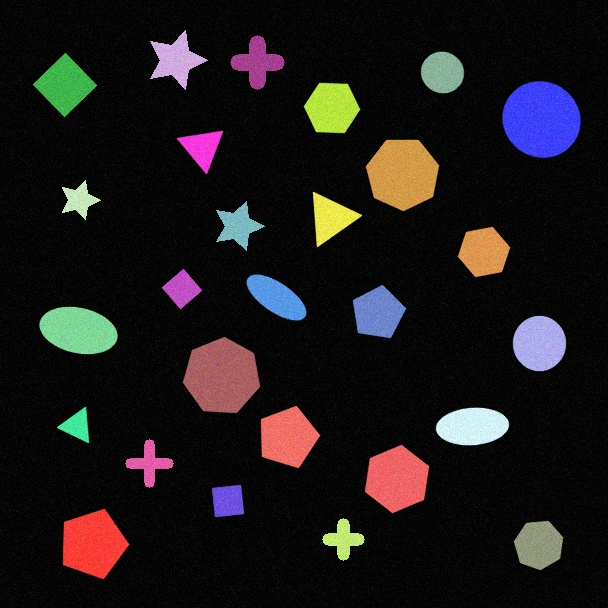
#> input picture Exam2-2023.1/image/00004.jpg, 608 x 608 px, found by its file name
$ jupyter execute 00.index.ipynb   (shell and % lines are left out)
#> lines starting #> are read from the running program, lines starting #| are printed output that depends on the picture; after the words box and inside, x2 and y2 are one past the last pixel; in counts of white or black regions, pixels touching at a corner belong together
### morph.py

"""
Copyright 2014 by Francisco de Assis Zampirolli from UFABC
License MIT
https://github.com/fzampirolli/morph
25 January 2024
"""
import matplotlib.pyplot as plt, numpy as np, cv2, requests, sys, subprocess
from PIL import Image
from skimage import io
class mm(object):
  """ A helper class for image processing tasks. """

  IN_COLAB = 'google.colab' in sys.modules #### INICIALIZATION ####
  count_Images = 0

  def __init__(self):
    pass

  @staticmethod
  def install(packages=['matplotlib','numpy','opencv-python']):
    """This function will install the packages
    input: <packages> list of packages.
    Examples: mm.install(['matplotlib', 'scikit-image']) """
    for package in packages:
        subprocess.check_call([sys.executable, "-m", "pip", "install", package])

  #### IMAGE UTILITIES: CREATE, DRAW, CHECK ####

  @staticmethod
  def read(file):
    """ Reads an image from a local file path or URL.
    input: <str> File path or URL (full or 'id=keyGoogleDrive').
    output: the read image.
    Examples:
    img_local  = mm.read('image.png')
    img_url    = mm.read('https://example.com/image.jpg')
    img_gdrive = mm.read('id=keyGoogleDrive')"""
    if file.startswith(('http', 'id=')):
        url, pre = '', 'https://drive.google.com/file/d/'
        if pre in file:
            url = 'https://drive.google.com/uc?export=view&id='
            url += file[len(pre):].split('/')[0]
        elif file.startswith('id='):
            url = 'https://drive.google.com/uc?export=view&id=' + file[3:]
        else:
            url = file
        return io.imread(url)
    else:
        return cv2.imread(file)

  # [16 lines left out: function color, not called in this run]

  @staticmethod
  def gray(img):
    """ Converts a color image to grayscale.
    input: <numpy.ndarray> Input color image.
    output: grayscale image.
    Examples:
    img = mm.read('image.png')
    img_gray = mm.gray(img) """
    if len(img.shape) == 3 and img.shape[2] == 4:
        return cv2.cvtColor(img, cv2.COLOR_BGRA2GRAY)
    else:
        return cv2.cvtColor(img, cv2.COLOR_RGB2GRAY)

  @staticmethod
  def threshold(img, limiar=0):
    """ Thresholds an input image by a threshold value or using Otsu's method.
    input: <numpy.ndarray> Input image to be thresholded.
    output: <numpy.ndarray> Thresholded image.
    Examples:
    img = mm.read('image.png')
    th = mm.threshold(img) """
    if limiar == 0:
        value, th = cv2.threshold(img, 0, 255, cv2.THRESH_BINARY + cv2.THRESH_OTSU)
    else:
        value, th = cv2.threshold(img, limiar, 255, cv2.THRESH_BINARY)
    return th

  @staticmethod
  def show(*args):
    """ This function will draw images f
    input: <*args> set of images f_i, where i>0 is binary image
    output: image drawing
    Example:
    f1, f2 = np.zeros((100, 100,3)),  np.zeros((100, 100))
    f2[50:60, 50:60] = 1
    mm.show(f1, f2)"""
    colors = [[255, 0, 0], [0, 255, 0], [0, 0, 255], [255, 0, 255], [0, 255, 255],
     [255, 255, 0], [255, 50, 50], [50, 255, 50]] # red, green, blue, cyan, ...
    f = args[0].copy()
    for i in range(1,len(args)):
        if i >= len(colors):
            break
        f[args[i] > 0] = colors[i-1]
    _ = plt.imshow(f, "gray")
    if not mm.IN_COLAB:
        plt.savefig('fig_' + str(mm.count_Images).zfill(4) + '.png')
        mm.count_Images += 1

  # [323 lines left out: functions readImg, readImg2, randomImage, drawImage, drawImagePlt, drawImageKernel and 12 more, not called in this run]

  #### BASIC MORPHOLOGICAL OPERATORS ####

  @staticmethod
  def ero(f,Bc=np.zeros((3,3),dtype= 'uint8')):
      """This function will create an erosion of f by Bc
      input:
       - f: input image
       - Bc: structuring element
      output:
       - y: result of filter
      """
      try:
        return cv2.erode(f,Bc)
      except: # with weight in Bc
        return mm.ero1(f,Bc)

  # [13 lines left out: function dil, not called in this run]

  @staticmethod
  def ero0(f,Bc=np.zeros((3,3),dtype= 'uint8')):
      """This function will create an erosion of f by Bc
      input:
       - f: input image
       - Bc: structuring element
      output:
       - y: result of filter
      """
      H,W = f.shape
      Bh, Bw = Bc.shape
      g = f.copy() # nas listas, as vezes eu uso assim

      # para varrer imagem na ordem raster
      for y in range(H): # para cada linha y
        for x in range(W): # para cada coluna x

          # para cada vizinho de (x,y)
          for by in range(Bh):
            for bx in range(Bw):
              viz_y = int(y + by - Bh/2 + 0.5)
              viz_x = int(x + bx - Bw/2 + 0.5)

              # verificar o domínion da image
              if  Bc[by,bx] and 0 <= viz_y < H and 0 <= viz_x < W:

                # para calcular o mínino dos vizinhos
                if g[y,x] > f[viz_y,viz_x]:
                  g[y,x] = f[viz_y,viz_x]
      return g

  # [284 lines left out: functions dil0, ero1, dil1, correlacao0, gradm, cero and 6 more, not called in this run]

  @staticmethod
  def openth(f,b=np.zeros((3,3),dtype= 'uint8')):
      return mm.subm(f,cv2.morphologyEx(f, cv2.MORPH_OPEN, b))

  @staticmethod
  def openth1(f,b=np.zeros((3,3),dtype= 'uint8')):
    return mm.subm(f, mm.dil1(mm.ero1(f,b),b) )

  @staticmethod
  def closeth(f,b=np.zeros((3,3),dtype= 'uint8')):
      return mm.subm(cv2.morphologyEx(f, cv2.MORPH_CLOSE, b),f)

  @staticmethod
  def closerecth(f,b=np.zeros((3,3),dtype= 'uint8')):
      return mm.subm(cv2.morphologyEx(f, cv2.MORPH_CLOSE, b),f)

  @staticmethod
  def open(f,b=np.zeros((3,3),dtype= 'uint8')):
      return cv2.morphologyEx(f, cv2.MORPH_OPEN, b)

  @staticmethod
  def close(f,b=np.zeros((3,3),dtype= 'uint8')):
      return cv2.morphologyEx(f, cv2.MORPH_CLOSE, b)

  # [283 lines left out: functions water0, waterB, watershed, regmax, regmin, blob and 1 more, not called in this run]

  def intersec(f1,f2):
    return np.minimum(f1,f2)

  # [264 lines left out: functions toggle, label, label0, dist, dist1, gdist and 10 more, not called in this run]

'''
O problema na questão do esqueleto da lista3:

Implementei duas versões no final do arquivo morph.py

O problema surgiu pois considerei implementações da sugestão que está na lista.

O ideal é considerar pesos nos vizinhos! Não temos controle sobre esses pesos e na origem do kernel nas implementações do OpenCV.

Neste arquivo morph.py estão quase todas as implementações necessárias para fazer as listas, basta saber utiliza corretamente os métodos de entrada e de processamento.

Padronizei esse arquivo com:
 * mm.operacao0, para tratar erosão e dilatação sem pesos nos vizinhos, porém somente valores > 0
 * mm.operacao1, tem pesos nos vizinhos. Exemplos
 * mm.operacao, implementação do opencv - pois são mais rápidas para serem aplicadas na segunda parte do curso: Visão Computacional.

mm.ero0
mm.ero1
mm.ero
'''

### 00.index.ipynb
# The morph.py library was used in the last two courses at UFABC:

## Processamento Digital de Imagens - PDI - 2023.1
## Visão Computacional e Processamento Imagens - VCPI - 2022.1

# Refs:

* [livro](https://www.amazon.com.br/Hands-Morphological-Processing-Edward-Dougherty/dp/081944720X) - Dougherty and Lotufo (2003)
* https://github.com/robertoalotufo/ia870
* https://github.com/robertoalotufo/ia898
* https://github.com/robertoalotufo/ia870p3
* [ftp://ftp.dca.fee.unicamp.br/pub/cik/morph/morph_doc0.14.pdf](ftp://ftp.dca.fee.unicamp.br/pub/cik/morph/morph_doc0.14.pdf)
* https://www.researchgate.net/publication/3922632_Toolbox_of_image_processing_for_numerical_Python
* https://pythonhosted.org/pymorph/

[cell 1]
import matplotlib.pyplot as plt
import numpy as np
from PIL import Image
import cv2

[cell 2]
from morph import *

[cell 3]
mm.install(['opencv-python'])
#> (the call stopped at in install, `subprocess.check_call([sys.executable, "-m", "pip", "install", package])`: subprocess is not available in this run)

[cell 4]
print(cv2.__version__)

[cell 5]
help(mm)

[cell 6]
help(mm.ero)

[cell 7]
import numpy as np
f = np.random.random((5, 10))*10
f = f.astype(int)
print(f)

[cell 8]
B = np.array([[1,1,1],[0,1,0],[0,0,0]])
B=np.array(B).astype('int8')
print(B)

[cell 9]
g=mm.ero0(f,B)
g[:, [0, -1]] = g[[0, -1], :] = 0 # zero in border
print(g)

Note that it is necessary to change the code `ero0` to return the same result as Figure 14 in the paper

[cell 10]
# download morph.py from GitHub
# !wget https://raw.githubusercontent.com/fzampirolli/morph/main/morph.py

from morph import *
mm.install()
#> (the call stopped at in install, `subprocess.check_call([sys.executable, "-m", "pip", "install", package])`: subprocess is not available in this run)
img = mm.read('https://www.dropbox.com/s/ekjbzp14jt90bfq/00004.jpg?dl=1')
#> in read, returned value is the input picture: shape (608, 608, 3); mean R, G, B 28.1, 24, 24.6
img = img[25:120,30:285] # cropping the image - Figure 2-(a)
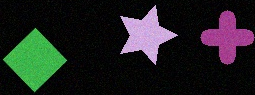
#> img: shape (95, 255, 3); mean R, G, B 31.6, 33.7, 32.5
th = mm.threshold(mm.gray(img),30)
#> in gray, `return cv2.cvtColor(img, cv2.COLOR_RGB2GRAY)`:
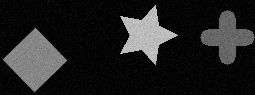
#> returned value: shape (95, 255); min 0, max 212, mean 32.9
#> in threshold, `value, th = cv2.threshold(img, limiar, 255, cv2.THRESH_BINARY)`:
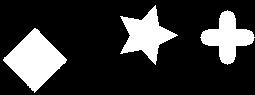
#> th: shape (95, 255); 20.8% white; 3 white regions, box (x1, y1, x2, y2) and area: (3, 28, 67, 93) 2124, (120, 5, 178, 65) 1515, (200, 10, 255, 65) 1397
#> in threshold, `value, th = cv2.threshold(img, limiar, 255, cv2.THRESH_BINARY)`: value = 30
mm.show(img, th-mm.ero(th, np.ones((7,7), dtype='uint8'))) # Figure 2-(b)
#> in ero, `return cv2.erode(f,Bc)`:
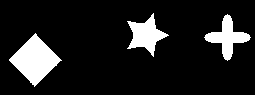
#> returned value: shape (95, 255); 12.4% white; 3 white regions, box (x1, y1, x2, y2) and area: (9, 33, 62, 87) 1411, (127, 13, 169, 57) 812, (204, 14, 251, 61) 793
#> in show, `colors = [[255, 0, 0], [0, 255, 0], [0, 0, 255], [255, 0, 255], [0, 25..`: colors = [[255, 0, 0], [0, 255, 0], [0, 0, 255], [255, 0, 255], [0, 255, 255], [255, 255, 0], [255, 50, 50], [50, 255, 50]]
#> after the loop in show, `for i in range(1,len(args)):`:
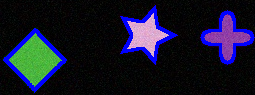
#> f: shape (95, 255, 3); mean of channels 0, 1, 2 41, 22, 20.4; drawn as B, G, R

$ run again, with Exam2-2023.1/image/00000.jpg copied over Exam2-2023.1/image/00004.jpg
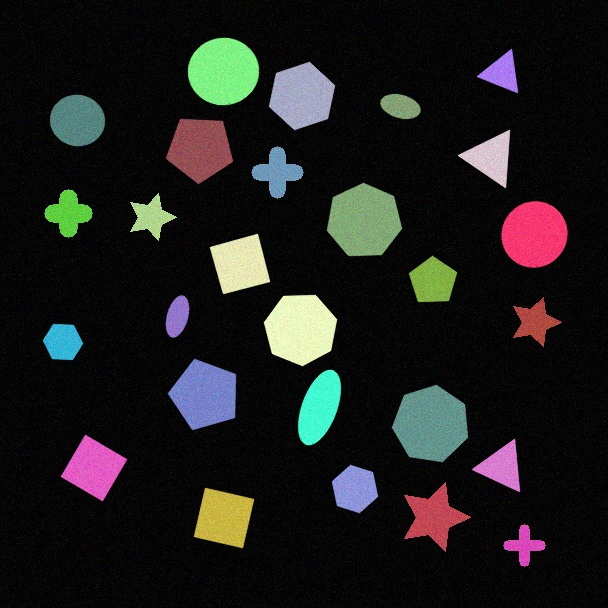
#> input picture Exam2-2023.1/image/00000.jpg, 608 x 608 px, found by its file name
#> in read, returned value is the input picture: shape (608, 608, 3); mean R, G, B 28.7, 28.6, 27.3
#> in threshold, `value, th = cv2.threshold(img, limiar, 255, cv2.THRESH_BINARY)`:
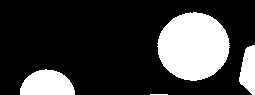
#> th: shape (95, 255); 22.9% white; 4 white regions (1 under 20 px), largest, box (x1, y1, x2, y2) and area: (157, 12, 230, 81) 3839, (20, 69, 75, 95) 1105, (239, 45, 255, 95) 579
#> value = 30
#> colors = [[255, 0, 0], [0, 255, 0], [0, 0, 255], [255, 0, 255], [0, 255, 255], [255, 255, 0], [255, 50, 50], [50, 255, 50]]
#> after the loop in show, `for i in range(1,len(args)):`:
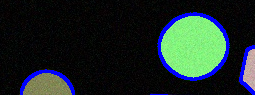
#> f: shape (95, 255, 3); mean of channels 0, 1, 2 38.8, 40.9, 27.2; drawn as B, G, R

$ run again, with Exam2-2023.1/image/00001.jpg copied over Exam2-2023.1/image/00004.jpg
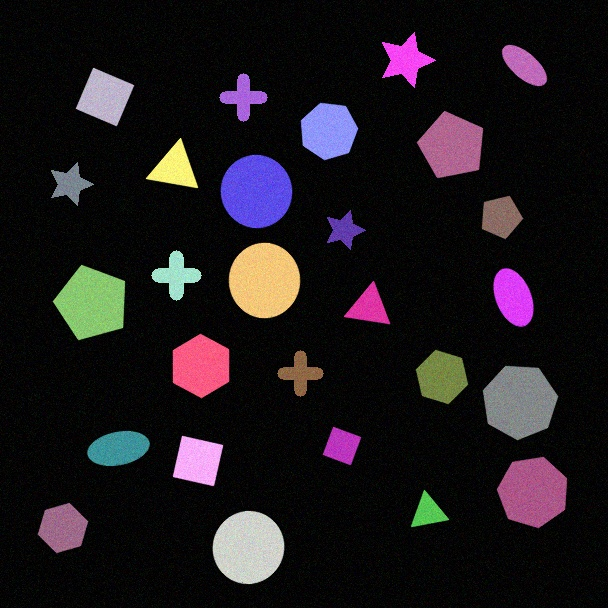
#> input picture Exam2-2023.1/image/00001.jpg, 608 x 608 px, found by its file name
#> in read, returned value is the input picture: shape (608, 608, 3); mean R, G, B 29.4, 24.2, 28.4
#> in threshold, `value, th = cv2.threshold(img, limiar, 255, cv2.THRESH_BINARY)`:
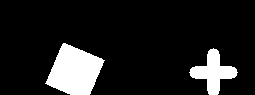
#> th: shape (95, 255); 12.3% white; 2 white regions, box (x1, y1, x2, y2) and area: (45, 43, 105, 95) 2002, (189, 48, 238, 95) 985
#> value = 30
#> colors = [[255, 0, 0], [0, 255, 0], [0, 0, 255], [255, 0, 255], [0, 255, 255], [255, 255, 0], [255, 50, 50], [50, 255, 50]]
#> after the loop in show, `for i in range(1,len(args)):`:
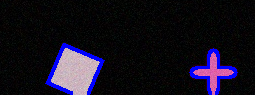
#> f: shape (95, 255, 3); mean of channels 0, 1, 2 30, 16.5, 20.5; drawn as B, G, R

$ run again, with Exam2-2023.1/image/00002.jpg copied over Exam2-2023.1/image/00004.jpg
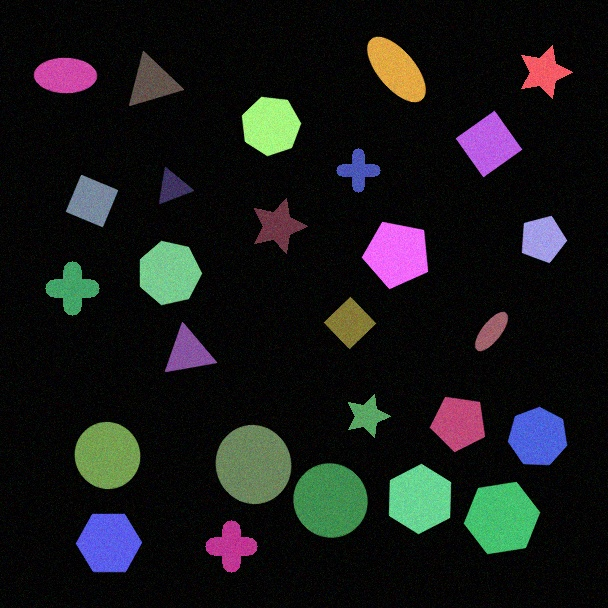
#> input picture Exam2-2023.1/image/00002.jpg, 608 x 608 px, found by its file name
#> in read, returned value is the input picture: shape (608, 608, 3); mean R, G, B 24.3, 25.2, 25.4
#> in threshold, `value, th = cv2.threshold(img, limiar, 255, cv2.THRESH_BINARY)`:
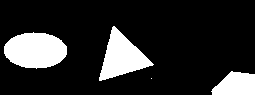
#> th: shape (95, 255); 16.8% white; 4 white regions (1 under 20 px), largest, box (x1, y1, x2, y2) and area: (4, 32, 67, 69) 1790, (99, 26, 154, 81) 1480, (211, 71, 255, 95) 805
#> value = 30
#> colors = [[255, 0, 0], [0, 255, 0], [0, 0, 255], [255, 0, 255], [0, 255, 255], [255, 255, 0], [255, 50, 50], [50, 255, 50]]
#> after the loop in show, `for i in range(1,len(args)):`:
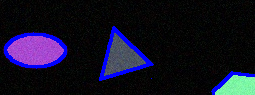
#> f: shape (95, 255, 3); mean of channels 0, 1, 2 36.6, 16.7, 18.4; drawn as B, G, R
